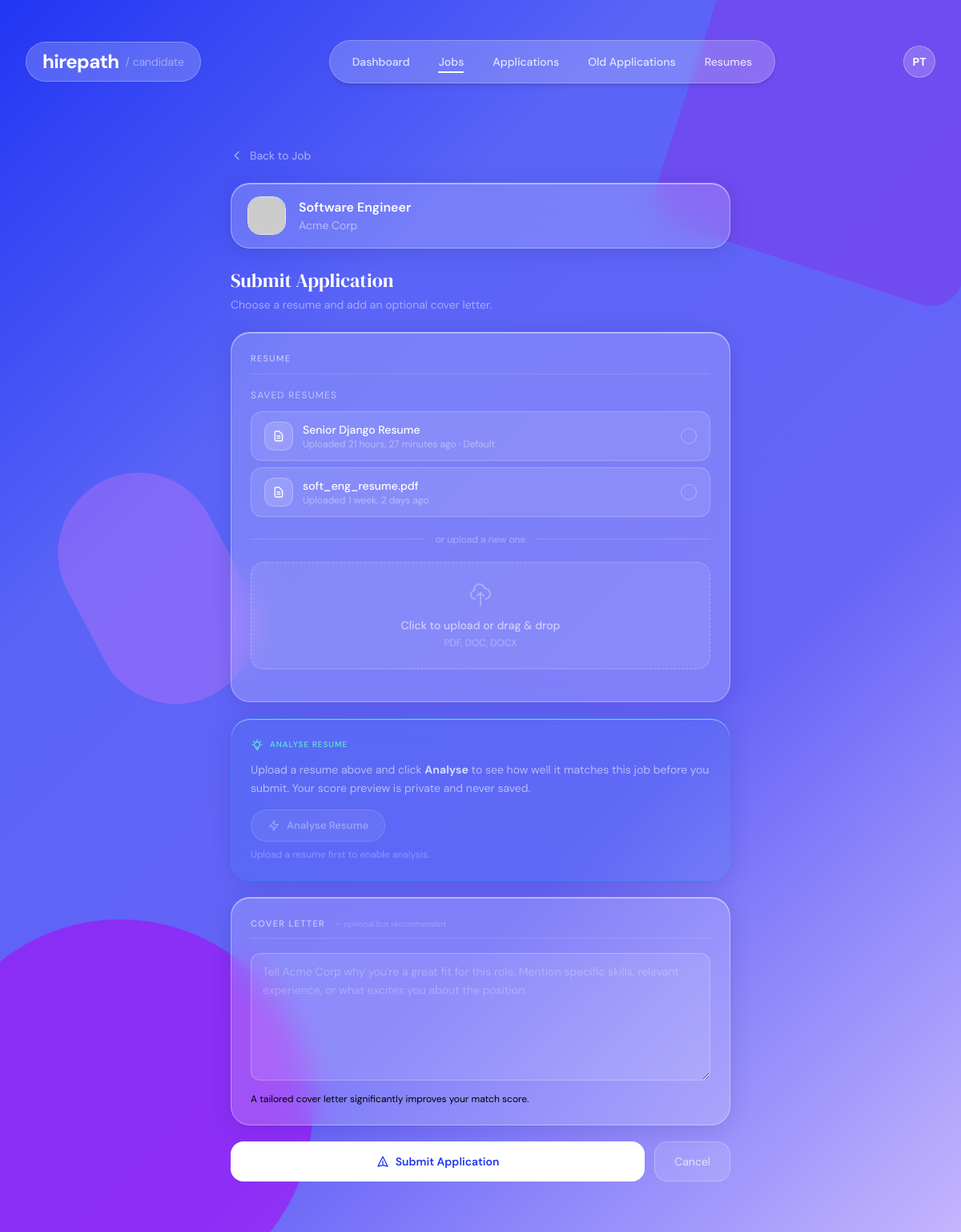
The page /applications/apply/3/ (signed in) on the database its author committed.
### jobs/models.py (models this page shows, shortened)
class Job(models.Model):
    class JobType(models.TextChoices):
        FULL_TIME  = "full_time",  "Full-time"
        PART_TIME  = "part_time",  "Part-time"
        CONTRACT   = "contract",   "Contract"
        INTERNSHIP = "internship", "Internship"
        REMOTE     = "remote",     "Remote"
        HYBRID     = "hybrid",     "Hybrid"
    class Status(models.TextChoices):
        OPEN   = "open",   "Open"
        CLOSED = "closed", "Closed"
        DRAFT  = "draft",  "Draft"
    class QualificationLevel(models.TextChoices):
        ANY      = "",         "Any / Not specified"
        DIPLOMA  = "diploma",  "Diploma"
        BACHELOR = "bachelor", "Bachelor's Degree"
        MASTER   = "master",   "Master's Degree"
        PHD      = "phd",      "PhD / Doctorate"
    company          = models.ForeignKey(
                         CompanyProfile,
                         on_delete=models.CASCADE,
                         related_name="jobs"
                       )
    title            = models.CharField(max_length=255)
    description      = models.TextField()
    requirements     = models.TextField(blank=True, help_text="Detailed role requirements")
    responsibilities = models.TextField(blank=True, help_text="Key responsibilities")
    experience_required    = models.IntegerField(
                               default=0,
                               help_text="Minimum years of experience required"
                             )
    qualification_required = models.CharField(
                               max_length=20,
                               choices=QualificationLevel.choices,
                               default=QualificationLevel.ANY,
                               blank=True,
                               help_text="Minimum qualification level required"
                             )
    open_positions   = models.PositiveIntegerField(
                         default=1,
                         help_text="Number of open positions for this role"
                       )
    skills           = models.ManyToManyField(Skill, blank=True)
    location         = models.CharField(max_length=255, blank=True)
    job_type         = models.CharField(
                         max_length=20,
                         choices=JobType.choices,
                         default=JobType.FULL_TIME
                       )
    salary_min       = models.PositiveIntegerField(null=True, blank=True)
    salary_max       = models.PositiveIntegerField(null=True, blank=True)
    salary_currency  = models.CharField(max_length=10, default="NPR")
    status           = models.CharField(
                         max_length=10,
                         choices=Status.choices,
                         default=Status.OPEN
                       )
    deadline         = models.DateField(null=True, blank=True)
    created_at       = models.DateTimeField(auto_now_add=True)
    updated_at       = models.DateTimeField(auto_now=True)
    results_published    = models.BooleanField(default=False)
    shortlist_email_sent = models.BooleanField(default=False)
    class Meta:
        ordering = ["-created_at"]

### accounts/models.py (models this page shows, shortened)
class CompanyProfile(models.Model):
    user         = models.OneToOneField(User, on_delete=models.CASCADE)
    phone           = models.CharField(max_length=20, blank=True)
    company_name = models.CharField(max_length=255)
    description  = models.TextField()
    website      = models.URLField(blank=True, null=True)
    location     = models.CharField(max_length=255, blank=True, null=True)
    logo         = models.ImageField(upload_to='company_logos/', blank=True, null=True)

### applications/models.py (models this page shows, shortened)
class Resume(models.Model):
    candidate   = models.ForeignKey(
                    'accounts.CandidateProfile',
                    on_delete=models.CASCADE,
                    related_name="resumes",
                  )
    file        = models.FileField(upload_to="resumes/")
    label       = models.CharField(
                    max_length=100, blank=True,
                    help_text="Optional label, e.g. 'Software Engineer Resume v2'",
                  )
    uploaded_at = models.DateTimeField(auto_now_add=True)
    is_default  = models.BooleanField(default=False)
    class Meta:
        ordering = ["-uploaded_at"]
    @property
    def filename(self):
        return self.file.name.split("/")[-1]

### applications/views.py (the view)
# urls.py: path("apply/<int:job_id>/",              views.apply_job,                name="apply_job"),
@login_required
def apply_job(request, job_id):
    candidate = _get_candidate(request)
    if not candidate:
        messages.error(request, "Only candidate accounts can apply for jobs.")
        return redirect("company_dashboard")
    job = get_object_or_404(Job, id=job_id, status=Job.Status.OPEN)
    if Application.objects.filter(candidate=candidate, job=job).exists():
        return redirect("already_applied", job_id=job_id)
    if request.method == "POST":
        form = ApplyJobForm(candidate, request.POST, request.FILES)
        if form.is_valid():
            existing = form.cleaned_data.get("existing_resume")
            new_file = form.cleaned_data.get("new_resume")
            if new_file:
                resume_obj = Resume.objects.create(
                    candidate=candidate,
                    file=new_file,
                    label=form.cleaned_data.get("resume_label") or "",
                )
            else:
                resume_obj = existing
            Application.objects.create(
                candidate=candidate,
                job=job,
                resume=resume_obj,
                cover_letter=form.cleaned_data.get("cover_letter") or "",
            )
            messages.success(request, f'Application to "{job.title}" submitted successfully!')
            return redirect("candidate_dashboard")
    else:
        form = ApplyJobForm(candidate)
    return render(request, "applications/apply_job.html", {
        "form":        form,
        "job":         job,
        "has_resumes": Resume.objects.filter(candidate=candidate).exists(),
    })

### templates/applications/apply_job.html (shortened to what this page needs)
{% extends "candidate_base.html" %}
{% block nav_jobs %}active{% endblock %}
{% block main_content %}
<main class="max-w-2xl mx-auto px-4 md:px-6 pt-[12vh] pb-16 relative z-10">
  <a href="{% url 'job_detail' job.id %}"
     class="inline-flex items-center gap-2 text-white/55 hover:text-white text-sm mb-6 transition-colors group">
    <svg class="w-4 h-4 group-hover:-translate-x-0.5 transition-transform" fill="none" stroke="currentColor" viewBox="0 0 24 24">
      <path stroke-linecap="round" stroke-linejoin="round" stroke-width="2" d="M15 19l-7-7 7-7"/>
    </svg>
    Back to Job
  </a>
  <div class="glass-card rounded-3xl px-5 py-4 flex items-center gap-4 mb-6">
    <div class="w-12 h-12 rounded-2xl bg-white/15 border border-white/28 flex items-center justify-center overflow-hidden shrink-0">
      {% if job.company.logo %}
        <img src="{{ job.company.logo.url }}" alt="{{ job.company.company_name }}" class="w-full h-full object-cover"/>
      {% else %}
        <img src="https://api.dicebear.com/7.x/initials/svg?seed={{ job.company.company_name|urlencode }}&backgroundColor=dbeafe&textColor=2563eb"
             alt="{{ job.company.company_name }}" class="w-full h-full object-cover"/>
      {% endif %}
    </div>
    <div class="min-w-0">
      <p class="text-white font-semibold truncate">{{ job.title }}</p>
      <p class="text-white/50 text-sm">{{ job.company.company_name }}{% if job.location %} · {{ job.location }}{% endif %}</p>
    </div>
  </div>
  <div class="mb-6">
    <h1 class="font-serif-display text-2xl text-white">Submit Application</h1>
    <p class="text-white/45 text-sm mt-1">Choose a resume and add an optional cover letter.</p>
  </div>
  <form method="post" enctype="multipart/form-data" novalidate id="apply-form">
    <div class="flex flex-col gap-5">
      <div class="glass-card rounded-3xl p-6">
        <p class="section-title">Resume</p>
        {% if form.existing_resume.field.queryset.exists %}
        <p class="text-white/55 text-xs mb-3 uppercase tracking-widest">Saved resumes</p>
        <div class="flex flex-col gap-2 mb-5" id="saved-resume-list">
          {% for resume in form.existing_resume.field.queryset %}
          <label class="resume-option flex items-center gap-3 {% if form.existing_resume.value == resume.pk|stringformat:'s' %}selected{% endif %}"
                 id="label-resume-{{ resume.pk }}">
            <div class="w-9 h-9 rounded-xl bg-white/15 border border-white/25 flex items-center justify-center shrink-0">
              <svg class="w-4 h-4 text-white" fill="none" stroke="currentColor" viewBox="0 0 24 24">
                <path stroke-linecap="round" stroke-linejoin="round" stroke-width="2"
                      d="M9 12h6m-6 4h6m2 5H7a2 2 0 01-2-2V5a2 2 0 012-2h5.586a1 1 0 01.707.293l5.414 5.414a1 1 0 01.293.707V19a2 2 0 01-2 2z"/>
              </svg>
            </div>
            <div class="flex-1 min-w-0">
              <p class="text-white text-sm font-medium truncate">{{ resume.label|default:resume.filename }}</p>
              <p class="text-white/40 text-xs">Uploaded {{ resume.uploaded_at|timesince }} ago{% if resume.is_default %} · Default{% endif %}</p>
            </div>
            <div id="check-{{ resume.pk }}"
                 class="w-5 h-5 rounded-full border border-white/30 flex items-center justify-center shrink-0
                        {% if form.existing_resume.value == resume.pk|stringformat:'s' %}bg-white/90{% endif %}">
            </div>
          </label>
          {% endfor %}
        </div>
        <div class="flex items-center gap-3 mb-5">
          <div class="flex-1 h-px bg-white/15"></div>
          <span class="text-white/35 text-xs">or upload a new one</span>
          <div class="flex-1 h-px bg-white/15"></div>
        </div>
        {% endif %}
        <div id="upload-zone" class="file-zone rounded-2xl p-6 text-center mb-4">
          <label for="resume-file-input" class="cursor-pointer block">
            <svg class="w-8 h-8 text-white/30 mx-auto mb-3" fill="none" stroke="currentColor" viewBox="0 0 24 24">
              <path stroke-linecap="round" stroke-linejoin="round" stroke-width="1.5"
                    d="M7 16a4 4 0 01-.88-7.903A5 5 0 1115.9 6L16 6a5 5 0 011 9.9M15 13l-3-3m0 0l-3 3m3-3v12"/>
            </svg>
            <p class="text-sm text-white/60 font-medium">Click to upload or drag & drop</p>
            <p class="text-xs text-white/35 mt-1">PDF, DOC, DOCX</p>
          </label>
        </div>
      </div>
      <div class="glass-card rounded-3xl p-6"
           style="background:rgba(6,182,212,0.06); border-color:rgba(6,182,212,0.22);">
        <div class="flex items-center gap-2 mb-3">
          <p class="text-teal-300 text-[10px] font-medium uppercase tracking-widest">Analyse Resume</p>
        </div>
        <div id="analyse-idle" class="analyse-idle">
          <p class="text-white/55 text-sm leading-relaxed mb-4">
            Upload a resume above and click <strong class="text-white/75">Analyse</strong>
            to see how well it matches this job before you submit.
            Your score preview is private and never saved.
          </p>
          <button type="button" id="btn-analyse" onclick="runAnalysis()"
                  class="btn-analyse" disabled>
            <svg class="w-4 h-4" fill="none" stroke="currentColor" viewBox="0 0 24 24">
              <path stroke-linecap="round" stroke-linejoin="round" stroke-width="2"
                    d="M13 10V3L4 14h7v7l9-11h-7z"/>
            </svg>
            Analyse Resume
          </button>
          <p id="analyse-hint" class="text-white/30 text-xs mt-2">
            Upload a resume first to enable analysis.
          </p>
        </div>
      </div>
      <div class="glass-card rounded-3xl p-6">
        <p class="section-title">
          Cover Letter
          <span class="normal-case tracking-normal text-white/25 text-[10px] font-normal ml-2">— optional but recommended</span>
        </p>
        <textarea name="cover_letter" rows="6"
                  class="form-input"
                  placeholder="Tell {{ job.company.company_name }} why you're a great fit for this role. Mention specific skills, relevant experience, or what excites you about the position.">{{ form.cover_letter.value|default:'' }}</textarea>
        <p class="text-white/28 text-xs mt-2">A tailored cover letter significantly improves your match score.</p>
      </div>
      <div class="flex gap-3">
        <button type="submit"
                class="btn-white flex-1 py-3.5 rounded-2xl text-sm font-semibold flex items-center justify-center gap-2">
          <svg class="w-4 h-4" fill="none" stroke="currentColor" viewBox="0 0 24 24">
            <path stroke-linecap="round" stroke-linejoin="round" stroke-width="2"
                  d="M12 19l9 2-9-18-9 18 9-2zm0 0v-8"/>
          </svg>
          Submit Application
        </button>
        <a href="{% url 'job_detail' job.id %}"
           class="btn-ghost px-6 py-3.5 rounded-2xl text-sm flex items-center justify-center">
          Cancel
        </a>
      </div>
    </div>
  </form>
</main>
{% endblock %}

### templates/candidate_base.html (shortened to what this page needs)
<!DOCTYPE html>
<html lang="en">
<head>
  <script src="https://cdn.tailwindcss.com"></script>
</head>
<body class="min-h-screen">
  <div class="bg-canvas">
    <div class="shape-bl"></div>
    <div class="shape-tr"></div>
    <div class="shape-mid"></div>
  </div>
  {% block navbar %}
  <header class="fixed top-0 left-0 w-full z-50">
    <div class="w-full px-4 md:px-8 flex items-center justify-between h-[10vh]">
      <a href="{% url 'candidate_dashboard' %}"
         class="flex items-center gap-2 backdrop-blur-sm bg-white/20 border border-white/25 rounded-full px-3 md:px-5 py-2 shadow-sm hover:bg-white/25 transition-all">
        <span class="text-xl md:text-2xl text-white tracking-tight font-bold">hirepath</span>
        <span class="hidden sm:block text-sm text-white/50 font-light">/ candidate</span>
      </a>
      <nav class="hidden md:flex items-center gap-1 backdrop-blur-sm bg-white/20 border border-white/25 rounded-full px-3 py-2 shadow-md">
        <a href="{% url 'candidate_dashboard' %}"
           class="nav-link {% block nav_dashboard %}{% endblock %} px-4 py-2 rounded-full text-sm font-medium text-white/80 hover:text-white hover:bg-white/15 transition-all">
          Dashboard
        </a>
        <a href="{% url 'job_list' %}"
           class="nav-link {% block nav_jobs %}{% endblock %} px-4 py-2 rounded-full text-sm font-medium text-white/80 hover:text-white hover:bg-white/15 transition-all">
          Jobs
        </a>
        <a href="{% url 'application_list' %}"
           class="nav-link {% block nav_applications %}{% endblock %} px-4 py-2 rounded-full text-sm font-medium text-white/80 hover:text-white hover:bg-white/15 transition-all flex items-center gap-2">
          Applications
        </a>
        <a href="{% url 'old_application_list' %}"
           class="nav-link {% block nav_old_applications %}{% endblock %} px-4 py-2 rounded-full text-sm font-medium text-white/80 hover:text-white hover:bg-white/15 transition-all">
          Old Applications
        </a>
        <a href="{% url 'resume_manager' %}"
           class="nav-link {% block nav_resumes %}{% endblock %} px-4 py-2 rounded-full text-sm font-medium text-white/80 hover:text-white hover:bg-white/15 transition-all">
          Resumes
        </a>
      </nav>
      <div class="flex items-center gap-2">
        <a href="{% url 'candidate_edit_profile' %}"
           title="Edit Profile"
           class="flex-shrink-0">
          {% block nav_avatar %}
          <div class="h-10 w-10 flex items-center justify-center rounded-full backdrop-blur-md bg-white/20 border border-white/30 hover:bg-white/35 transition-all shadow-sm font-bold text-white text-sm select-none">
            {{ request.user.first_name|first|default:request.user.username|first|upper }}{{ request.user.last_name|first|upper }}
          </div>
          {% endblock %}
        </a>
      </div>
    </div>
  </header>
  {% endblock navbar %}
  {% block main_content %}{% endblock %}
</body>
</html>

### rows shown on the page
Job: title "Software Engineer", company.company_name "Acme Corp", cover_letter "Tell Acme Corp why you're a great fit for this role. Mention specific skills, relevant experience, or what excites you about the position."
Resume: label "Senior Django Resume", uploaded_at "21 hours, 27 minutes", is_default "· Default"
Resume: label "soft_eng_resume.pdf", uploaded_at "1 week, 2 days"

### other values the page prints
{{ request.user.last_name|first|upper }} "T"
